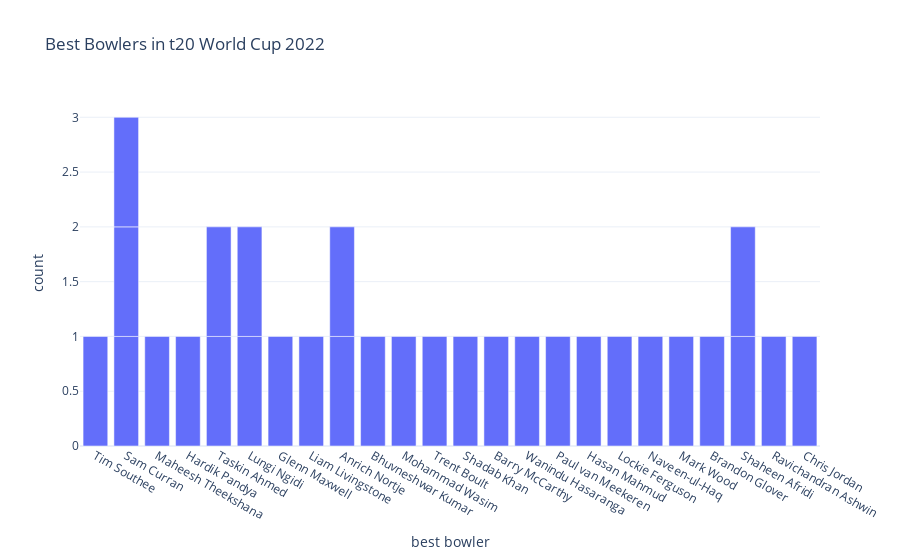

This figure's notebook cell:
### Code cell
figure = px.bar(data, 
                x=data["best bowler"],
                title="Best Bowlers in t20 World Cup 2022")
figure.show()

### Figure 1 — Plotly figure (JSON) as saved in the notebook; plotly's stock layout.template omitted (floating-point values rounded to 4 significant figures)
{"data": [{"alignmentgroup": "True", "hovertemplate": "best bowler=%{x}<br>count=%{y}<extra></extra>", "legendgroup": "", "marker": {"color": "#636efa", "pattern": {"shape": ""}}, "name": "", "offsetgroup": "", "orientation": "v", "showlegend": false, "textposition": "auto", "type": "bar", "x": ["Tim Southee", "Sam Curran", "Maheesh Theekshana", "Hardik Pandya", "Taskin Ahmed", "Lungi Ngidi", "Glenn Maxwell", "Liam Livingstone", null, "Anrich Nortje", "Bhuvneshwar Kumar", "Mohammad Wasim", null, null, "Trent Boult", "Taskin Ahmed", "Shadab Khan", "Lungi Ngidi", "Barry McCarthy", "Wanindu Hasaranga", "Sam Curran", "Paul van Meekeren", "Hasan Mahmud", "Anrich Nortje", "Lockie Ferguson", "Naveen-ul-Haq", "Mark Wood", "Brandon Glover", "Shaheen Afridi", "Ravichandran Ashwin", "Shaheen Afridi", "Chris Jordan", "Sam Curran"], "xaxis": "x", "y": [1, 1, 1, 1, 1, 1, 1, 1, 1, 1, 1, 1, 1, 1, 1, 1, 1, 1, 1, 1, 1, 1, 1, 1, 1, 1, 1, 1, 1, 1, 1, 1, 1], "yaxis": "y"}], "layout": {"barmode": "relative", "legend": {"tracegroupgap": 0}, "title": {"text": "Best Bowlers in t20 World Cup 2022"}, "xaxis": {"anchor": "y", "domain": [0, 1], "title": {"text": "best bowler"}}, "yaxis": {"anchor": "x", "domain": [0, 1], "title": {"text": "count"}}}}
